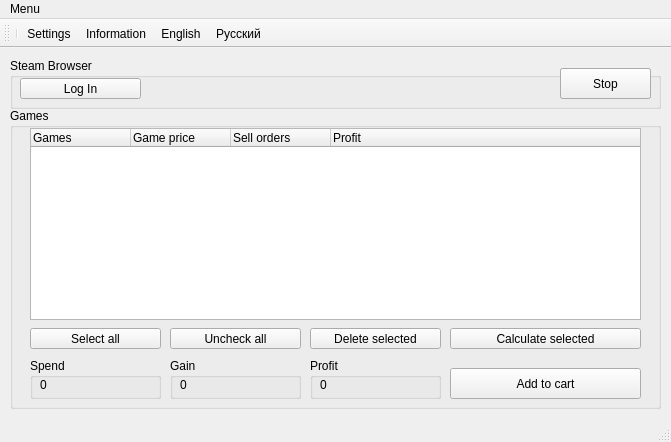
<?xml version="1.0" encoding="UTF-8"?>
<ui version="4.0">
 <class>Menu</class>
 <widget class="QMainWindow" name="Menu">
  <property name="geometry">
   <rect>
    <x>0</x>
    <y>0</y>
    <width>671</width>
    <height>442</height>
   </rect>
  </property>
  <property name="windowTitle">
   <string>SPM</string>
  </property>
  <property name="windowIcon">
   <iconset resource="spmres.qrc">
    <normaloff>:/logo.png</normaloff>:/logo.png</iconset>
  </property>
  <widget class="QWidget" name="centralWidget">
   <widget class="QGroupBox" name="groupBox_games">
    <property name="geometry">
     <rect>
      <x>10</x>
      <y>60</y>
      <width>651</width>
      <height>301</height>
     </rect>
    </property>
    <property name="title">
     <string>Games</string>
    </property>
    <widget class="QPushButton" name="button_buyMarkable">
     <property name="geometry">
      <rect>
       <x>440</x>
       <y>260</y>
       <width>191</width>
       <height>31</height>
      </rect>
     </property>
     <property name="text">
      <string>Add to cart</string>
     </property>
    </widget>
    <widget class="QPushButton" name="button_unmark">
     <property name="geometry">
      <rect>
       <x>160</x>
       <y>220</y>
       <width>131</width>
       <height>21</height>
      </rect>
     </property>
     <property name="text">
      <string>Uncheck all</string>
     </property>
    </widget>
    <widget class="QPushButton" name="button_deleteMarkable">
     <property name="geometry">
      <rect>
       <x>300</x>
       <y>220</y>
       <width>131</width>
       <height>21</height>
      </rect>
     </property>
     <property name="text">
      <string>Delete selected</string>
     </property>
    </widget>
    <widget class="QPushButton" name="button_markAll">
     <property name="geometry">
      <rect>
       <x>20</x>
       <y>220</y>
       <width>131</width>
       <height>21</height>
      </rect>
     </property>
     <property name="text">
      <string>Select all</string>
     </property>
    </widget>
    <widget class="QPushButton" name="button_countMarkable">
     <property name="geometry">
      <rect>
       <x>440</x>
       <y>220</y>
       <width>191</width>
       <height>21</height>
      </rect>
     </property>
     <property name="text">
      <string>Calculate selected</string>
     </property>
    </widget>
    <widget class="QGroupBox" name="groupBox_spend">
     <property name="geometry">
      <rect>
       <x>20</x>
       <y>250</y>
       <width>131</width>
       <height>41</height>
      </rect>
     </property>
     <property name="title">
      <string>Spend</string>
     </property>
     <widget class="QLabel" name="label_spend">
      <property name="geometry">
       <rect>
        <x>10</x>
        <y>20</y>
        <width>47</width>
        <height>13</height>
       </rect>
      </property>
      <property name="text">
       <string>0</string>
      </property>
     </widget>
    </widget>
    <widget class="QGroupBox" name="groupBox_gain">
     <property name="geometry">
      <rect>
       <x>160</x>
       <y>250</y>
       <width>131</width>
       <height>41</height>
      </rect>
     </property>
     <property name="title">
      <string>Gain</string>
     </property>
     <widget class="QLabel" name="label_gain">
      <property name="geometry">
       <rect>
        <x>10</x>
        <y>20</y>
        <width>47</width>
        <height>13</height>
       </rect>
      </property>
      <property name="text">
       <string>0</string>
      </property>
     </widget>
    </widget>
    <widget class="QGroupBox" name="groupBox_profit">
     <property name="geometry">
      <rect>
       <x>300</x>
       <y>250</y>
       <width>131</width>
       <height>41</height>
      </rect>
     </property>
     <property name="title">
      <string>Profit</string>
     </property>
     <widget class="QLabel" name="label_profit">
      <property name="geometry">
       <rect>
        <x>10</x>
        <y>20</y>
        <width>47</width>
        <height>13</height>
       </rect>
      </property>
      <property name="text">
       <string>0</string>
      </property>
     </widget>
    </widget>
    <widget class="QTreeWidget" name="GamesTreeWidget">
     <property name="geometry">
      <rect>
       <x>20</x>
       <y>20</y>
       <width>611</width>
       <height>192</height>
      </rect>
     </property>
     <column>
      <property name="text">
       <string>Games</string>
      </property>
     </column>
     <column>
      <property name="text">
       <string>Game price</string>
      </property>
     </column>
     <column>
      <property name="text">
       <string>Sell orders</string>
      </property>
     </column>
     <column>
      <property name="text">
       <string>Profit</string>
      </property>
     </column>
    </widget>
    <zorder>groupBox_gain</zorder>
    <zorder>groupBox_profit</zorder>
    <zorder>groupBox_spend</zorder>
    <zorder>button_buyMarkable</zorder>
    <zorder>button_unmark</zorder>
    <zorder>button_deleteMarkable</zorder>
    <zorder>button_markAll</zorder>
    <zorder>button_countMarkable</zorder>
    <zorder>GamesTreeWidget</zorder>
   </widget>
   <widget class="QGroupBox" name="groupBox_browser">
    <property name="geometry">
     <rect>
      <x>10</x>
      <y>10</y>
      <width>651</width>
      <height>51</height>
     </rect>
    </property>
    <property name="title">
     <string>Steam Browser</string>
    </property>
    <widget class="QPushButton" name="button_login">
     <property name="geometry">
      <rect>
       <x>10</x>
       <y>20</y>
       <width>121</width>
       <height>21</height>
      </rect>
     </property>
     <property name="text">
      <string>Log In</string>
     </property>
    </widget>
    <widget class="QPushButton" name="button_start">
     <property name="geometry">
      <rect>
       <x>550</x>
       <y>10</y>
       <width>91</width>
       <height>31</height>
      </rect>
     </property>
     <property name="text">
      <string>Start</string>
     </property>
     <property name="icon">
      <iconset resource="spmres.qrc">
       <normaloff>:/buttons/play.ico</normaloff>:/buttons/play.ico</iconset>
     </property>
    </widget>
    <widget class="QPushButton" name="button_stop">
     <property name="geometry">
      <rect>
       <x>550</x>
       <y>10</y>
       <width>91</width>
       <height>31</height>
      </rect>
     </property>
     <property name="text">
      <string>Stop</string>
     </property>
     <property name="icon">
      <iconset resource="spmres.qrc">
       <normaloff>:/buttons/stop.png</normaloff>:/buttons/stop.png</iconset>
     </property>
    </widget>
    <widget class="QLabel" name="label_login">
     <property name="geometry">
      <rect>
       <x>10</x>
       <y>20</y>
       <width>461</width>
       <height>20</height>
      </rect>
     </property>
     <property name="text">
      <string>&lt;html&gt;&lt;head/&gt;&lt;body&gt;&lt;p&gt;&lt;br/&gt;&lt;/p&gt;&lt;/body&gt;&lt;/html&gt;</string>
     </property>
    </widget>
    <zorder>label_login</zorder>
    <zorder>button_start</zorder>
    <zorder>button_stop</zorder>
    <zorder>button_login</zorder>
   </widget>
  </widget>
  <widget class="QMenuBar" name="menuBar">
   <property name="geometry">
    <rect>
     <x>0</x>
     <y>0</y>
     <width>671</width>
     <height>21</height>
    </rect>
   </property>
   <widget class="QMenu" name="menu">
    <property name="title">
     <string>Menu</string>
    </property>
    <addaction name="separator"/>
    <addaction name="action_settings"/>
    <addaction name="actionInformation"/>
    <addaction name="actionRussian"/>
    <addaction name="actionEnglish"/>
   </widget>
   <addaction name="menu"/>
  </widget>
  <widget class="QToolBar" name="mainToolBar">
   <attribute name="toolBarArea">
    <enum>TopToolBarArea</enum>
   </attribute>
   <attribute name="toolBarBreak">
    <bool>false</bool>
   </attribute>
   <addaction name="separator"/>
   <addaction name="action_settings"/>
   <addaction name="actionInformation"/>
   <addaction name="actionEnglish"/>
   <addaction name="actionRussian"/>
  </widget>
  <widget class="QStatusBar" name="statusBar"/>
  <action name="action_settings">
   <property name="text">
    <string>Settings</string>
   </property>
  </action>
  <action name="actionRussian">
   <property name="text">
    <string>Русский</string>
   </property>
  </action>
  <action name="actionEnglish">
   <property name="text">
    <string>English</string>
   </property>
  </action>
  <action name="actionInformation">
   <property name="text">
    <string>Information</string>
   </property>
  </action>
 </widget>
 <layoutdefault spacing="6" margin="11"/>
 <resources>
  <include location="spmres.qrc"/>
 </resources>
 <connections/>
</ui>
